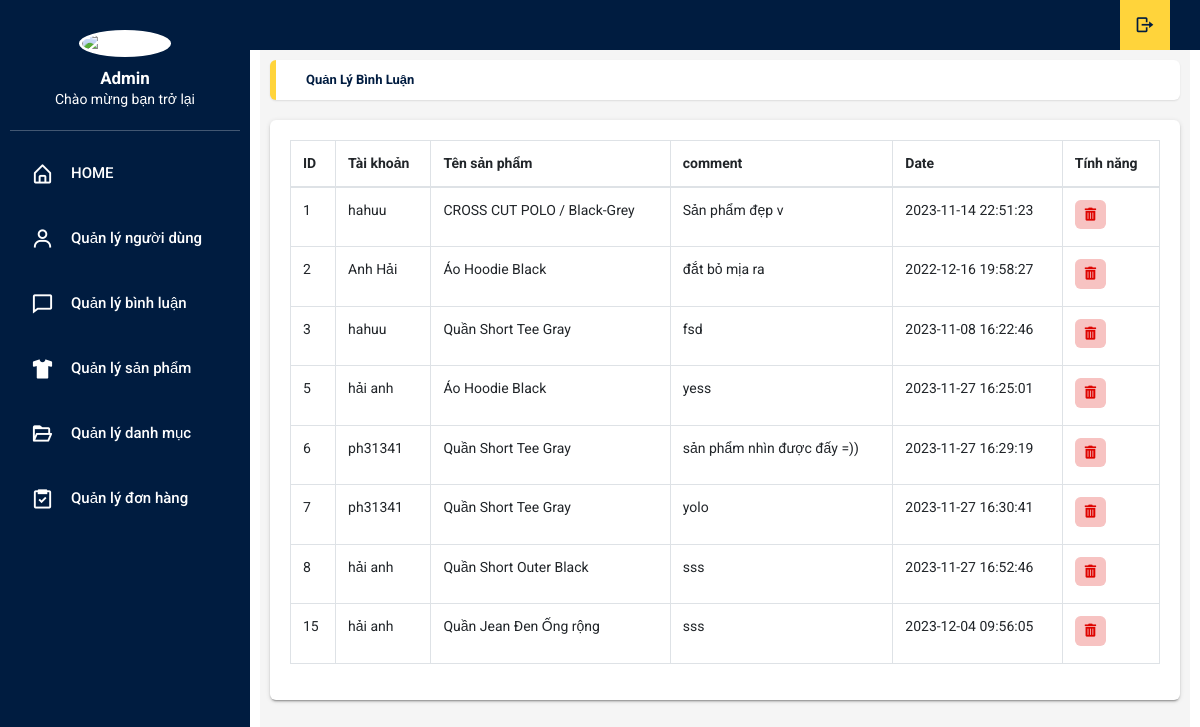
The app's page /admin/index.php?act=list-comment, older data.
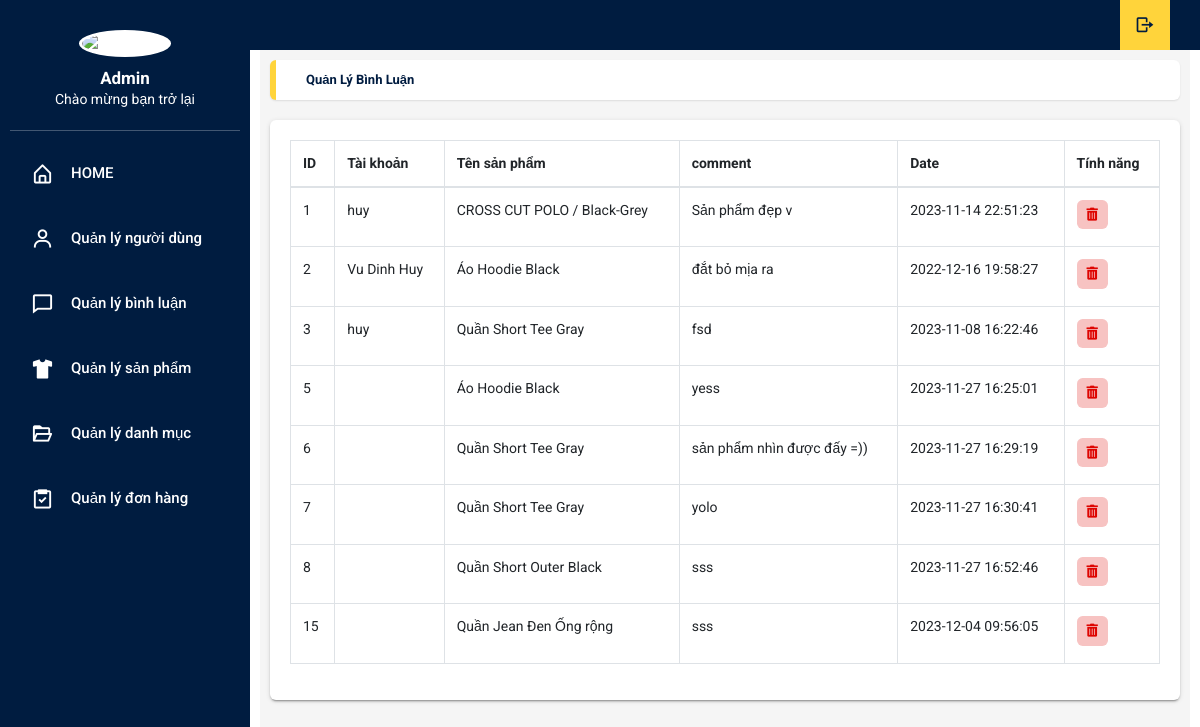
The same page, newer data.
### tables this page shows
CREATE TABLE `comments` (
  `id` int(11) NOT NULL,
  `user_id` int(11) NOT NULL,
  `product_id` int(11) NOT NULL,
  `content` varchar(500) DEFAULT NULL,
  `created_at` datetime NOT NULL DEFAULT current_timestamp(),
  `updated_at` datetime NOT NULL DEFAULT current_timestamp() ON UPDATE current_timestamp()
);

CREATE TABLE `users` (
  `id` int(11) NOT NULL,
  `name` varchar(255) DEFAULT NULL,
  `userName` varchar(255) DEFAULT NULL,
  `password` varchar(255) DEFAULT NULL,
  `status` tinyint(1) DEFAULT NULL,
  `is_Admin` tinyint(1) DEFAULT 0,
  `image` varchar(255) NOT NULL,
  `address` varchar(255) NOT NULL,
  `phone` varchar(12) NOT NULL,
  `gender` varchar(20) NOT NULL
);

CREATE TABLE `products` (
  `id` int(11) NOT NULL,
  `name` varchar(255) DEFAULT NULL,
  `image` varchar(255) DEFAULT NULL,
  `price` int(11) DEFAULT NULL,
  `priceNew` int(11) DEFAULT NULL,
  `amount` int(100) NOT NULL DEFAULT 0,
  `quantity_sold` int(100) NOT NULL DEFAULT 0,
  `description` varchar(255) DEFAULT NULL,
  `groupProduct_Id` int(100) NOT NULL,
  `created_at` datetime NOT NULL DEFAULT current_timestamp(),
  `updated_at` datetime DEFAULT current_timestamp() ON UPDATE current_timestamp()
);

### model/pdo.php (called while the page is built, shortened)
<?php
function pdo_get_connection(){
    $servername = "localhost";
    $username = "root";
    $password = "";
    try {
        $conn = new PDO("mysql:host=$servername;dbname=duan1", $username, $password);
        $conn->setAttribute(PDO::ATTR_ERRMODE, PDO::ERRMODE_EXCEPTION);
        return $conn;
    } catch(PDOException $e) {
        echo "Connection failed: " . $e->getMessage();
    }
}
function pdo_query($sql){
    $sql_args=array_slice(func_get_args(),1);
    try{
        $conn=pdo_get_connection();
        $stmt=$conn->prepare($sql);
        $stmt->execute($sql_args);
        $rows=$stmt->fetchAll();
        return $rows;
    }
    catch(PDOException $e){
        throw $e;
    }
    finally{
        unset($conn);
    }
}
?>

### model/comment.php (called while the page is built, shortened)
<?php
    function loadall_binhluan(){
        $sql = "SELECT comments.id, comments.content, comments.created_at, comments.updated_at, products.name as product ,users.name FROM comments
        LEFT JOIN users ON comments.user_id = users.id
        LEFT JOIN products ON comments.product_id = products.id";
        $result = pdo_query($sql);
        return $result;
    }
?>

### admin/comment/list.php (the view, shortened to what this page needs)
<main class="app-content">
  <div class="app-title">
    <ul class="app-breadcrumb breadcrumb side">
      <li class="breadcrumb-item active"><a href="#"><b>Quản lý bình luận</b></a></li>
    </ul>
  </div>
  <div class="row">
    <div class="col-md-12">
      <div class="tile">
        <div class="tile-body">
          <table class="table table-hover table-bordered" id="sampleTable">
            <thead>
              <tr>
                <th>ID</th>
                <th>Tài khoản</th>
                <th>Tên sản phẩm</th>
                <th>comment</th>
                <th>Date</th>
                <th>Tính năng</th>
              </tr>
            </thead>
            <tbody>
              <?php foreach ($comments as $value) : ?>
                <tr>
                  <td><?= $value['id'] ?></td>
                  <td><?= $value['name'] ?></td>
                  <td><?= $value['product'] ?></td>
                  <td><?= $value['content'] ?></td>
                  <td><?= $value['updated_at'] ?></td>
                  <td>
                    <a onclick="return confirm('bạn chắc chắn muốn xóa?')" href="index.php?act=xoabl&id=<?= $value['id'] ?>"> <button class="btn btn-primary btn-sm trash" type="button" title="Xóa"><i class="fas fa-trash-alt"></i></button></a>
                  </td>
                </tr>
              <?php endforeach; ?>
            </tbody>
          </table>
        </div>
      </div>
    </div>
  </div>
</main>

Row changes from the older to the newer data that the page shows:
changed through a linked row, comments "Sản phẩm đẹp v": user.name "hahuu" → "huy"
changed through a linked row, comments "đắt bỏ mịa ra": user.name "Anh Hải" → "Vu Dinh Huy"
changed through a linked row, comments "fsd": user.name "hahuu" → "huy"
shown differently, row unchanged: comments "yess": user.name "hải anh" → (not shown)
shown differently, row unchanged: comments "sản phẩm nhìn được đấy =))": user.name "ph31341" → (not shown)
shown differently, row unchanged: comments "yolo": user.name "ph31341" → (not shown)
shown differently, row unchanged: comments "Quần Short Outer Black": user.name "hải anh" → (not shown)
shown differently, row unchanged: comments "Quần Jean Đen Ống rộng": user.name "hải anh" → (not shown)
